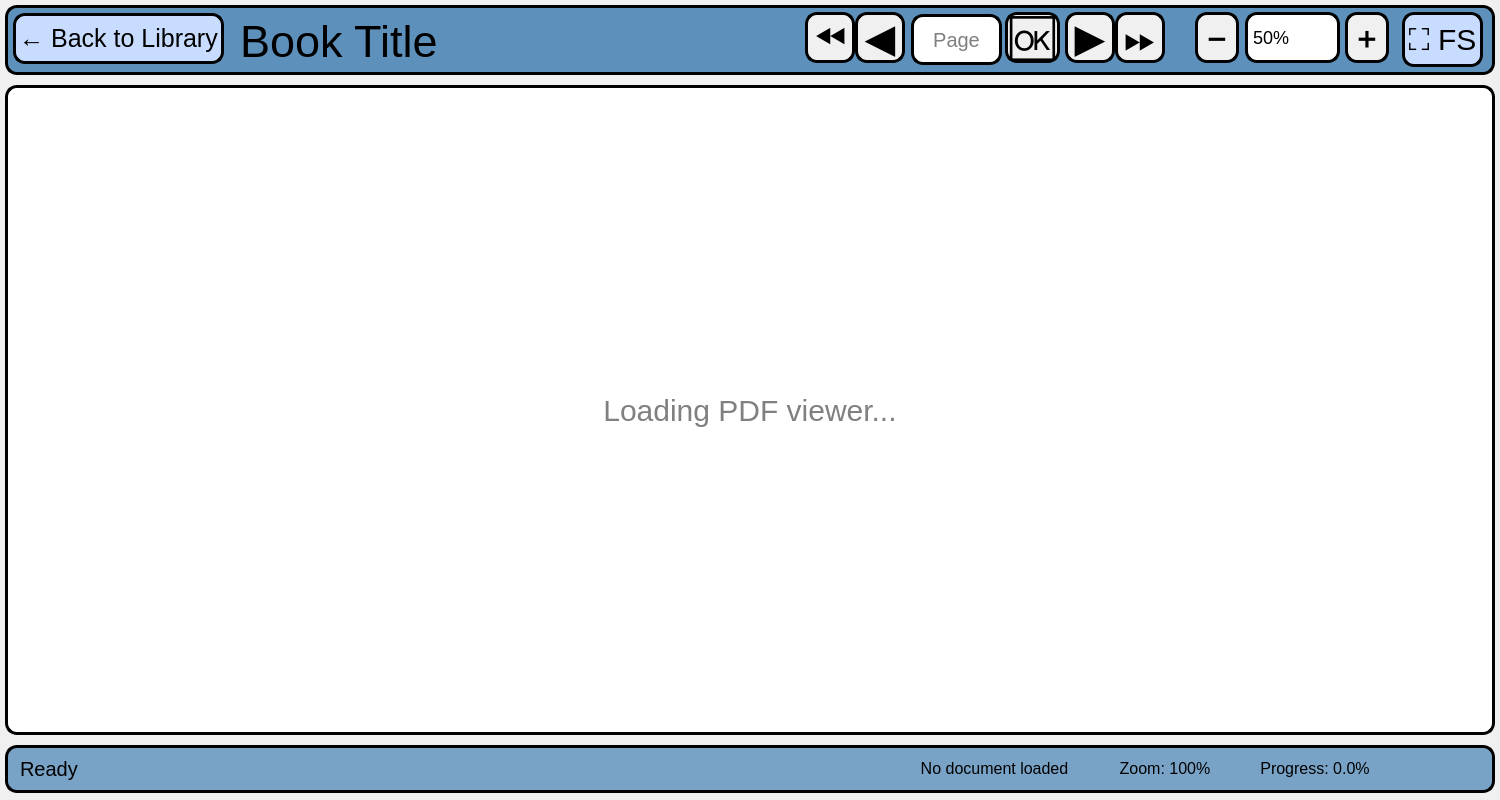
<?xml version="1.0" encoding="UTF-8"?>
<ui version="4.0">
 <class>PdfReaderWindow</class>
 <widget class="QWidget" name="PdfReaderWindow">
  <property name="geometry">
   <rect>
    <x>0</x>
    <y>0</y>
    <width>1500</width>
    <height>800</height>
   </rect>
  </property>
  <property name="minimumSize">
   <size>
    <width>1000</width>
    <height>700</height>
   </size>
  </property>
  <property name="windowTitle">
   <string>PDF Reader - Book Club</string>
  </property>
  <property name="windowIcon">
   <iconset resource="../resources.qrc">
    <normaloff>:/resources/icon.jpg</normaloff>:/resources/icon.jpg</iconset>
  </property>
  <property name="styleSheet">
   <string notr="true">background-image: url(:/resources/dia.jpg);</string>
  </property>
  <widget class="QFrame" name="frame">
   <property name="geometry">
    <rect>
     <x>0</x>
     <y>0</y>
     <width>1500</width>
     <height>800</height>
    </rect>
   </property>
   <property name="styleSheet">
    <string notr="true">QFrame {
    background-color: rgba(255,255,255,10);
}</string>
   </property>
   <property name="frameShape">
    <enum>QFrame::Shape::StyledPanel</enum>
   </property>
   <property name="frameShadow">
    <enum>QFrame::Shadow::Raised</enum>
   </property>
   <widget class="QFrame" name="toolbarFrame">
    <property name="geometry">
     <rect>
      <x>5</x>
      <y>5</y>
      <width>1490</width>
      <height>70</height>
     </rect>
    </property>
    <property name="styleSheet">
     <string notr="true">QFrame#toolbarFrame {
    background-color: rgba(70, 130, 180, 220);
    border: 3px solid black;
    border-radius: 12px;
}</string>
    </property>
    <property name="frameShape">
     <enum>QFrame::Shape::StyledPanel</enum>
    </property>
    <property name="frameShadow">
     <enum>QFrame::Shadow::Raised</enum>
    </property>
    <widget class="QPushButton" name="backButton">
     <property name="geometry">
      <rect>
       <x>8</x>
       <y>8</y>
       <width>211</width>
       <height>51</height>
      </rect>
     </property>
     <property name="toolTip">
      <string>Return to library (Backspace)</string>
     </property>
     <property name="styleSheet">
      <string notr="true">QPushButton {
    font: 700 9pt &quot;Script MT Bold&quot;;
    font-size: 25px;
    color: rgb(0, 0, 0);
    background-color: rgb(200, 220, 255);
    border: 3px solid black;
    border-radius: 12px;
}
QPushButton:hover {
    background-color: rgb(150, 190, 255);
}</string>
     </property>
     <property name="text">
      <string>← Back to Library</string>
     </property>
    </widget>
    <widget class="QLabel" name="bookTitleLabel">
     <property name="geometry">
      <rect>
       <x>235</x>
       <y>18</y>
       <width>561</width>
       <height>36</height>
      </rect>
     </property>
     <property name="styleSheet">
      <string notr="true">QLabel {
    background: transparent;
    font: 700 11pt &quot;Script MT Bold&quot;;
    font-size: 45px;
    color: black;
}</string>
     </property>
     <property name="text">
      <string>Book Title</string>
     </property>
    </widget>
    <widget class="QWidget" name="pageNavigationWidget" native="true">
     <property name="geometry">
      <rect>
       <x>790</x>
       <y>7</y>
       <width>371</width>
       <height>56</height>
      </rect>
     </property>
     <property name="styleSheet">
      <string notr="true">    background: transparent;</string>
     </property>
     <widget class="QPushButton" name="firstPageButton">
      <property name="geometry">
       <rect>
        <x>10</x>
        <y>0</y>
        <width>50</width>
        <height>51</height>
       </rect>
      </property>
      <property name="toolTip">
       <string>Go to first page (Home)</string>
      </property>
      <property name="styleSheet">
       <string notr="true">QPushButton {
    font: 700 9pt &quot;Script MT Bold&quot;;
    font-size: 40px;
    color: rgb(0, 0, 0);
    background-color: rgb(240, 240, 240);
    border: 3px solid black;
    border-radius: 12px;
}
QPushButton:hover {
    background-color: rgb(210, 210, 210);
}</string>
      </property>
      <property name="text">
       <string>⏪</string>
      </property>
     </widget>
     <widget class="QPushButton" name="prevPageButton">
      <property name="geometry">
       <rect>
        <x>60</x>
        <y>0</y>
        <width>50</width>
        <height>51</height>
       </rect>
      </property>
      <property name="toolTip">
       <string>Previous page (Left Arrow)</string>
      </property>
      <property name="styleSheet">
       <string notr="true">QPushButton {
    font: 700 9pt &quot;Script MT Bold&quot;;
    font-size: 40px;
    color: rgb(0, 0, 0);
    background-color: rgb(240, 240, 240);
    border: 3px solid black;
    border-radius: 12px;
}
QPushButton:hover {
    background-color: rgb(210, 210, 210);
}</string>
      </property>
      <property name="text">
       <string>◀️</string>
      </property>
     </widget>
     <widget class="QLineEdit" name="pageEdit">
      <property name="geometry">
       <rect>
        <x>116</x>
        <y>2</y>
        <width>91</width>
        <height>51</height>
       </rect>
      </property>
      <property name="toolTip">
       <string>Enter page number and press Enter</string>
      </property>
      <property name="styleSheet">
       <string notr="true">QLineEdit {
    font-size: 20px;
    color: rgb(0, 0, 0);
    border: 3px solid black;
    border-radius: 12px;
    padding: 5px;
    background-color: white;
}</string>
      </property>
      <property name="maxLength">
       <number>6</number>
      </property>
      <property name="alignment">
       <set>Qt::AlignmentFlag::AlignCenter</set>
      </property>
      <property name="placeholderText">
       <string>Page</string>
      </property>
     </widget>
     <widget class="QPushButton" name="pageJumpButton">
      <property name="geometry">
       <rect>
        <x>210</x>
        <y>0</y>
        <width>55</width>
        <height>51</height>
       </rect>
      </property>
      <property name="toolTip">
       <string>Jump to page</string>
      </property>
      <property name="styleSheet">
       <string notr="true">QPushButton {
    font: 700 9pt &quot;Script MT Bold&quot;;
    font-size: 40px;
    color: rgb(0, 0, 0);
    background-color: rgb(240, 240, 240);
    border: 3px solid black;
    border-radius: 12px;
}
QPushButton:hover {
    background-color: rgb(210, 210, 210);
}</string>
      </property>
      <property name="text">
       <string>🆗</string>
      </property>
     </widget>
     <widget class="QPushButton" name="nextPageButton">
      <property name="geometry">
       <rect>
        <x>270</x>
        <y>0</y>
        <width>50</width>
        <height>51</height>
       </rect>
      </property>
      <property name="toolTip">
       <string>Next page (Right Arrow)</string>
      </property>
      <property name="styleSheet">
       <string notr="true">QPushButton {
    font: 700 9pt &quot;Script MT Bold&quot;;
    font-size: 40px;
    color: rgb(0, 0, 0);
    background-color: rgb(240, 240, 240);
    border: 3px solid black;
    border-radius: 12px;
}
QPushButton:hover {
    background-color: rgb(210, 210, 210);
}</string>
      </property>
      <property name="text">
       <string>▶️</string>
      </property>
     </widget>
     <widget class="QPushButton" name="lastPageButton">
      <property name="geometry">
       <rect>
        <x>320</x>
        <y>0</y>
        <width>50</width>
        <height>51</height>
       </rect>
      </property>
      <property name="toolTip">
       <string>Go to last page (End)</string>
      </property>
      <property name="styleSheet">
       <string notr="true">QPushButton {
    font: 700 9pt &quot;Script MT Bold&quot;;
    font-size: 40px;
    color: rgb(0, 0, 0);
    background-color: rgb(240, 240, 240);
    border: 3px solid black;
    border-radius: 12px;
}
QPushButton:hover {
    background-color: rgb(210, 210, 210);
}</string>
      </property>
      <property name="text">
       <string>⏩</string>
      </property>
     </widget>
    </widget>
    <widget class="QWidget" name="zoomControlWidget" native="true">
     <property name="geometry">
      <rect>
       <x>1190</x>
       <y>7</y>
       <width>301</width>
       <height>61</height>
      </rect>
     </property>
     <property name="styleSheet">
      <string notr="true">    background: transparent;</string>
     </property>
     <widget class="QPushButton" name="zoomOutButton">
      <property name="geometry">
       <rect>
        <x>0</x>
        <y>0</y>
        <width>44</width>
        <height>51</height>
       </rect>
      </property>
      <property name="font">
       <font>
        <family>Script MT Bold</family>
        <pointsize>-1</pointsize>
        <italic>false</italic>
        <bold>true</bold>
       </font>
      </property>
      <property name="toolTip">
       <string>Zoom out (-)</string>
      </property>
      <property name="styleSheet">
       <string notr="true">QPushButton {
    font: 700 16pt &quot;Script MT Bold&quot;;
    font-size: 24px;
    color: rgb(0, 0, 0);
    background-color: rgb(240, 240, 240);
    border: 3px solid black;
    border-radius: 12px;
}
QPushButton:hover {
    background-color: rgb(210, 210, 210);
}</string>
      </property>
      <property name="text">
       <string>➖</string>
      </property>
     </widget>
     <widget class="QComboBox" name="zoomCombo">
      <property name="geometry">
       <rect>
        <x>50</x>
        <y>0</y>
        <width>95</width>
        <height>51</height>
       </rect>
      </property>
      <property name="toolTip">
       <string>Select zoom level</string>
      </property>
      <property name="styleSheet">
       <string notr="true">QComboBox {
    font-size: 18px;
    color: rgb(0, 0, 0);
    border: 3px solid black;
    border-radius: 12px;
    padding: 5px;
    background-color: white;
}

QComboBox::drop-down {
    border: none;
    width: 30px;
}

QComboBox::down-arrow {
    width: 16px;
    height: 16px;
}

QComboBox QAbstractItemView {
    border: 2px solid black;
    border-radius: 8px;
    background-color: white;
    selection-background-color: rgb(70, 130, 180);
}</string>
      </property>
      <property name="editable">
       <bool>false</bool>
      </property>
      <item>
       <property name="text">
        <string>50%</string>
       </property>
      </item>
      <item>
       <property name="text">
        <string>75%</string>
       </property>
      </item>
      <item>
       <property name="text">
        <string>100%</string>
       </property>
      </item>
      <item>
       <property name="text">
        <string>125%</string>
       </property>
      </item>
      <item>
       <property name="text">
        <string>150%</string>
       </property>
      </item>
      <item>
       <property name="text">
        <string>200%</string>
       </property>
      </item>
      <item>
       <property name="text">
        <string>300%</string>
       </property>
      </item>
      <item>
       <property name="text">
        <string>400%</string>
       </property>
      </item>
     </widget>
     <widget class="QPushButton" name="zoomInButton">
      <property name="geometry">
       <rect>
        <x>150</x>
        <y>0</y>
        <width>44</width>
        <height>51</height>
       </rect>
      </property>
      <property name="font">
       <font>
        <family>Script MT Bold</family>
        <pointsize>-1</pointsize>
        <italic>false</italic>
        <bold>true</bold>
       </font>
      </property>
      <property name="toolTip">
       <string>Zoom in (+)</string>
      </property>
      <property name="styleSheet">
       <string notr="true">QPushButton {
    font: 700 16pt &quot;Script MT Bold&quot;;
    font-size: 24px;
    color: rgb(0, 0, 0);
    background-color: rgb(240, 240, 240);
    border: 3px solid black;
    border-radius: 12px;
}
QPushButton:hover {
    background-color: rgb(210, 210, 210);
}</string>
      </property>
      <property name="text">
       <string>➕</string>
      </property>
     </widget>
     <widget class="QPushButton" name="fullscreenButton">
      <property name="geometry">
       <rect>
        <x>207</x>
        <y>0</y>
        <width>81</width>
        <height>55</height>
       </rect>
      </property>
      <property name="toolTip">
       <string>Toggle fullscreen mode (F or F11)</string>
      </property>
      <property name="styleSheet">
       <string notr="true">QPushButton {
    font: 700 9pt &quot;Script MT Bold&quot;;
    font-size: 30px;
    color: rgb(0, 0, 0);
    background-color: rgb(200, 220, 255);
    border: 3px solid black;
    border-radius: 12px;
}
QPushButton:hover {
    background-color: rgb(150, 190, 255);
}</string>
      </property>
      <property name="text">
       <string>⛶ FS</string>
      </property>
     </widget>
    </widget>
   </widget>
   <widget class="QFrame" name="pdfViewContainer">
    <property name="geometry">
     <rect>
      <x>5</x>
      <y>85</y>
      <width>1490</width>
      <height>650</height>
     </rect>
    </property>
    <property name="styleSheet">
     <string notr="true">QFrame#pdfViewContainer {
    background-color: white;
    border: 3px solid black;
    border-radius: 12px;
}</string>
    </property>
    <property name="frameShape">
     <enum>QFrame::Shape::StyledPanel</enum>
    </property>
    <property name="frameShadow">
     <enum>QFrame::Shadow::Sunken</enum>
    </property>
    <property name="lineWidth">
     <number>1</number>
    </property>
    <widget class="QLabel" name="placeholderLabel">
     <property name="geometry">
      <rect>
       <x>500</x>
       <y>275</y>
       <width>490</width>
       <height>100</height>
      </rect>
     </property>
     <property name="styleSheet">
      <string notr="true">QLabel {
    background: transparent;
    font: 700 14pt &quot;Script MT Bold&quot;;
    font-size: 30px;
    color: gray;
}</string>
     </property>
     <property name="text">
      <string>Loading PDF viewer...</string>
     </property>
     <property name="alignment">
      <set>Qt::AlignmentFlag::AlignCenter</set>
     </property>
    </widget>
   </widget>
   <widget class="QFrame" name="statusBarFrame">
    <property name="geometry">
     <rect>
      <x>5</x>
      <y>745</y>
      <width>1490</width>
      <height>48</height>
     </rect>
    </property>
    <property name="styleSheet">
     <string notr="true">QFrame#statusBarFrame {
    background-color: rgba(70, 130, 180, 180);
    border: 3px solid black;
    border-radius: 12px;
}</string>
    </property>
    <property name="frameShape">
     <enum>QFrame::Shape::StyledPanel</enum>
    </property>
    <property name="frameShadow">
     <enum>QFrame::Shadow::Raised</enum>
    </property>
    <widget class="QLabel" name="statusLabel">
     <property name="geometry">
      <rect>
       <x>15</x>
       <y>10</y>
       <width>450</width>
       <height>28</height>
      </rect>
     </property>
     <property name="styleSheet">
      <string notr="true">QLabel {
    background: transparent;
    font: 700 10pt &quot;Script MT Bold&quot;;
    font-size: 20px;
    color: black;
}</string>
     </property>
     <property name="text">
      <string>Ready</string>
     </property>
    </widget>
    <widget class="QLabel" name="pageInfoLabel">
     <property name="geometry">
      <rect>
       <x>899</x>
       <y>10</y>
       <width>181</width>
       <height>28</height>
      </rect>
     </property>
     <property name="styleSheet">
      <string notr="true">QLabel {
    background: transparent;
    font: 700 10pt &quot;Script MT Bold&quot;;
    font-size: 25px;
    color: black;
}</string>
     </property>
     <property name="text">
      <string>&lt;html&gt;&lt;head/&gt;&lt;body&gt;&lt;p align=&quot;center&quot;&gt;&lt;span style=&quot; font-size:12pt;&quot;&gt;No document loaded&lt;/span&gt;&lt;/p&gt;&lt;/body&gt;&lt;/html&gt;</string>
     </property>
     <property name="alignment">
      <set>Qt::AlignmentFlag::AlignRight|Qt::AlignmentFlag::AlignTrailing|Qt::AlignmentFlag::AlignVCenter</set>
     </property>
    </widget>
    <widget class="QLabel" name="zoomStatusLabel">
     <property name="geometry">
      <rect>
       <x>1100</x>
       <y>10</y>
       <width>120</width>
       <height>28</height>
      </rect>
     </property>
     <property name="styleSheet">
      <string notr="true">QLabel {
    background: transparent;
    font: 700 10pt &quot;Script MT Bold&quot;;
    font-size: 20px;
    color: black;
}</string>
     </property>
     <property name="text">
      <string>&lt;html&gt;&lt;head/&gt;&lt;body&gt;&lt;p align=&quot;center&quot;&gt;&lt;span style=&quot; font-size:12pt;&quot;&gt;Zoom: 100%&lt;/span&gt;&lt;/p&gt;&lt;/body&gt;&lt;/html&gt;</string>
     </property>
     <property name="alignment">
      <set>Qt::AlignmentFlag::AlignRight|Qt::AlignmentFlag::AlignTrailing|Qt::AlignmentFlag::AlignVCenter</set>
     </property>
    </widget>
    <widget class="QLabel" name="positionLabel">
     <property name="geometry">
      <rect>
       <x>1240</x>
       <y>10</y>
       <width>140</width>
       <height>28</height>
      </rect>
     </property>
     <property name="styleSheet">
      <string notr="true">QLabel {
    background: transparent;
    font: 700 10pt &quot;Script MT Bold&quot;;
    font-size: 20px;
    color: black;
}</string>
     </property>
     <property name="text">
      <string>&lt;html&gt;&lt;head/&gt;&lt;body&gt;&lt;p align=&quot;center&quot;&gt;&lt;span style=&quot; font-size:12pt;&quot;&gt;Progress: 0.0%&lt;/span&gt;&lt;/p&gt;&lt;/body&gt;&lt;/html&gt;</string>
     </property>
     <property name="alignment">
      <set>Qt::AlignmentFlag::AlignRight|Qt::AlignmentFlag::AlignTrailing|Qt::AlignmentFlag::AlignVCenter</set>
     </property>
    </widget>
   </widget>
  </widget>
 </widget>
 <resources>
  <include location="../resources.qrc"/>
 </resources>
 <connections>
  <connection>
   <sender>backButton</sender>
   <signal>clicked()</signal>
   <receiver>PdfReaderWindow</receiver>
   <slot>on_backButton_clicked()</slot>
   <hints>
    <hint type="sourcelabel">
     <x>113</x>
     <y>36</y>
    </hint>
    <hint type="destinationlabel">
     <x>20</x>
     <y>20</y>
    </hint>
   </hints>
  </connection>
  <connection>
   <sender>firstPageButton</sender>
   <signal>clicked()</signal>
   <receiver>PdfReaderWindow</receiver>
   <slot>on_firstPageButton_clicked()</slot>
   <hints>
    <hint type="sourcelabel">
     <x>755</x>
     <y>33</y>
    </hint>
    <hint type="destinationlabel">
     <x>20</x>
     <y>20</y>
    </hint>
   </hints>
  </connection>
  <connection>
   <sender>prevPageButton</sender>
   <signal>clicked()</signal>
   <receiver>PdfReaderWindow</receiver>
   <slot>on_prevPageButton_clicked()</slot>
   <hints>
    <hint type="sourcelabel">
     <x>823</x>
     <y>33</y>
    </hint>
    <hint type="destinationlabel">
     <x>20</x>
     <y>20</y>
    </hint>
   </hints>
  </connection>
  <connection>
   <sender>nextPageButton</sender>
   <signal>clicked()</signal>
   <receiver>PdfReaderWindow</receiver>
   <slot>on_nextPageButton_clicked()</slot>
   <hints>
    <hint type="sourcelabel">
     <x>1031</x>
     <y>33</y>
    </hint>
    <hint type="destinationlabel">
     <x>20</x>
     <y>20</y>
    </hint>
   </hints>
  </connection>
  <connection>
   <sender>lastPageButton</sender>
   <signal>clicked()</signal>
   <receiver>PdfReaderWindow</receiver>
   <slot>on_lastPageButton_clicked()</slot>
   <hints>
    <hint type="sourcelabel">
     <x>1099</x>
     <y>33</y>
    </hint>
    <hint type="destinationlabel">
     <x>20</x>
     <y>20</y>
    </hint>
   </hints>
  </connection>
  <connection>
   <sender>pageEdit</sender>
   <signal>returnPressed()</signal>
   <receiver>PdfReaderWindow</receiver>
   <slot>on_pageEdit_returnPressed()</slot>
   <hints>
    <hint type="sourcelabel">
     <x>931</x>
     <y>35</y>
    </hint>
    <hint type="destinationlabel">
     <x>20</x>
     <y>20</y>
    </hint>
   </hints>
  </connection>
  <connection>
   <sender>pageJumpButton</sender>
   <signal>clicked()</signal>
   <receiver>PdfReaderWindow</receiver>
   <slot>on_pageJumpButton_clicked()</slot>
   <hints>
    <hint type="sourcelabel">
     <x>996</x>
     <y>33</y>
    </hint>
    <hint type="destinationlabel">
     <x>20</x>
     <y>20</y>
    </hint>
   </hints>
  </connection>
  <connection>
   <sender>zoomOutButton</sender>
   <signal>clicked()</signal>
   <receiver>PdfReaderWindow</receiver>
   <slot>on_zoomOutButton_clicked()</slot>
   <hints>
    <hint type="sourcelabel">
     <x>1142</x>
     <y>33</y>
    </hint>
    <hint type="destinationlabel">
     <x>20</x>
     <y>20</y>
    </hint>
   </hints>
  </connection>
  <connection>
   <sender>zoomInButton</sender>
   <signal>clicked()</signal>
   <receiver>PdfReaderWindow</receiver>
   <slot>on_zoomInButton_clicked()</slot>
   <hints>
    <hint type="sourcelabel">
     <x>1297</x>
     <y>33</y>
    </hint>
    <hint type="destinationlabel">
     <x>20</x>
     <y>20</y>
    </hint>
   </hints>
  </connection>
  <connection>
   <sender>fullscreenButton</sender>
   <signal>clicked()</signal>
   <receiver>PdfReaderWindow</receiver>
   <slot>on_fullscreenButton_clicked()</slot>
   <hints>
    <hint type="sourcelabel">
     <x>1391</x>
     <y>33</y>
    </hint>
    <hint type="destinationlabel">
     <x>20</x>
     <y>20</y>
    </hint>
   </hints>
  </connection>
  <connection>
   <sender>zoomCombo</sender>
   <signal>currentIndexChanged(int)</signal>
   <receiver>PdfReaderWindow</receiver>
   <slot>on_zoomCombo_currentIndexChanged(int)</slot>
   <hints>
    <hint type="sourcelabel">
     <x>1220</x>
     <y>35</y>
    </hint>
    <hint type="destinationlabel">
     <x>20</x>
     <y>20</y>
    </hint>
   </hints>
  </connection>
 </connections>
 <slots>
  <slot>on_backButton_clicked()</slot>
  <slot>on_firstPageButton_clicked()</slot>
  <slot>on_prevPageButton_clicked()</slot>
  <slot>on_nextPageButton_clicked()</slot>
  <slot>on_lastPageButton_clicked()</slot>
  <slot>on_pageEdit_returnPressed()</slot>
  <slot>on_pageJumpButton_clicked()</slot>
  <slot>on_zoomOutButton_clicked()</slot>
  <slot>on_zoomInButton_clicked()</slot>
  <slot>on_fullscreenButton_clicked()</slot>
  <slot>on_zoomCombo_currentIndexChanged(int)</slot>
 </slots>
</ui>
